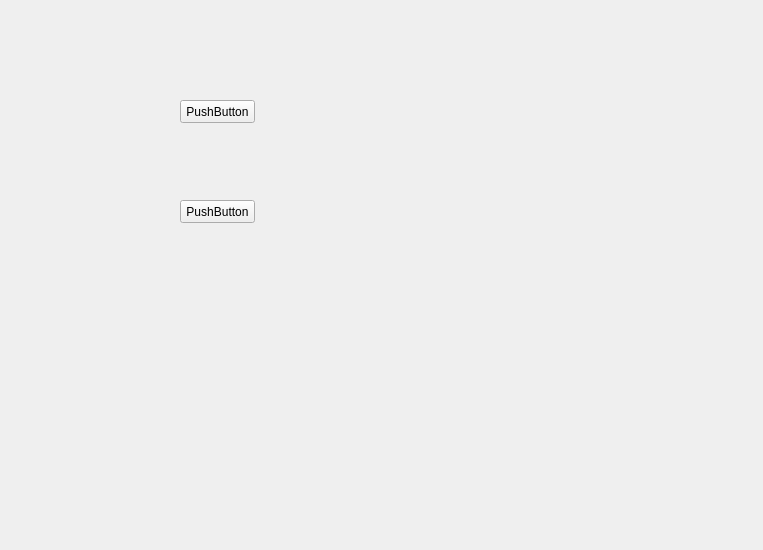
<?xml version="1.0" encoding="UTF-8"?>
<ui version="4.0">
 <class>Form</class>
 <widget class="QWidget" name="Form">
  <property name="geometry">
   <rect>
    <x>0</x>
    <y>0</y>
    <width>763</width>
    <height>550</height>
   </rect>
  </property>
  <property name="windowTitle">
   <string>Form</string>
  </property>
  <widget class="QPushButton" name="pushButton">
   <property name="geometry">
    <rect>
     <x>180</x>
     <y>100</y>
     <width>75</width>
     <height>23</height>
    </rect>
   </property>
   <property name="text">
    <string>PushButton</string>
   </property>
  </widget>
  <widget class="QPushButton" name="pushButton_2">
   <property name="geometry">
    <rect>
     <x>180</x>
     <y>200</y>
     <width>75</width>
     <height>23</height>
    </rect>
   </property>
   <property name="text">
    <string>PushButton</string>
   </property>
  </widget>
 </widget>
 <resources/>
 <connections/>
</ui>
